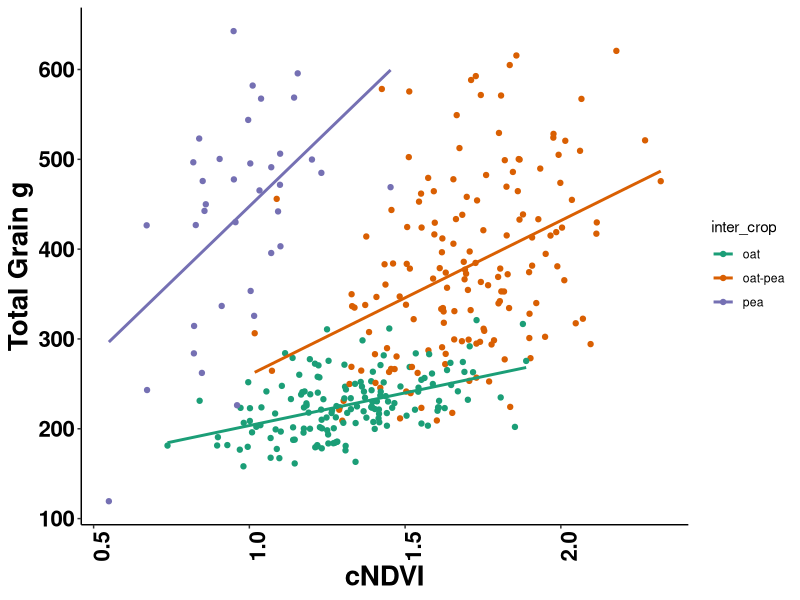
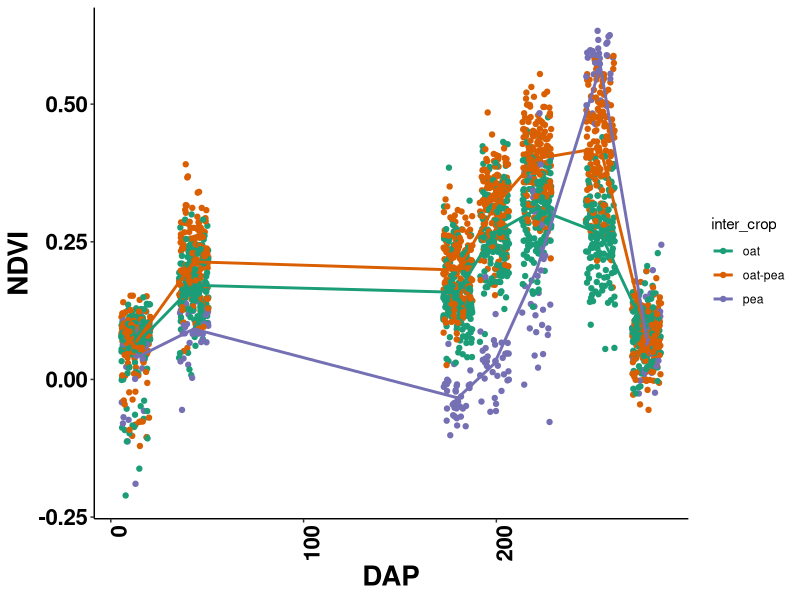
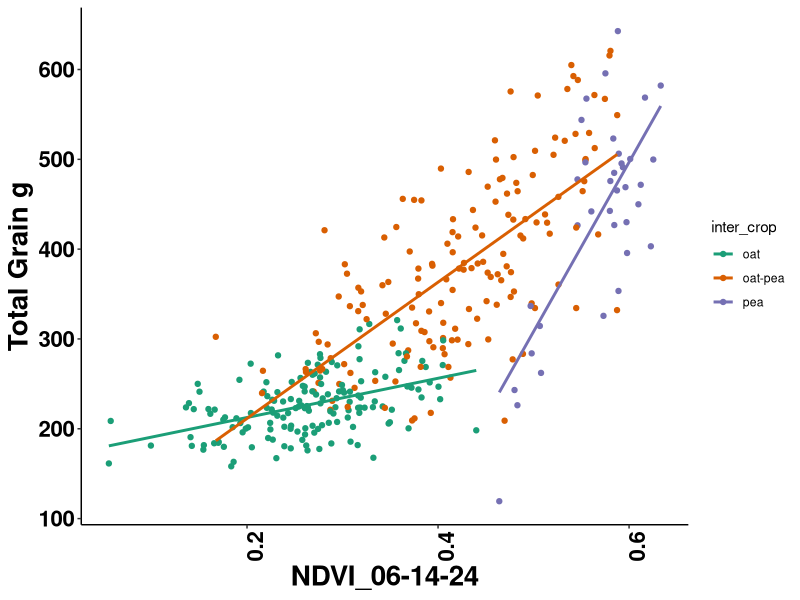
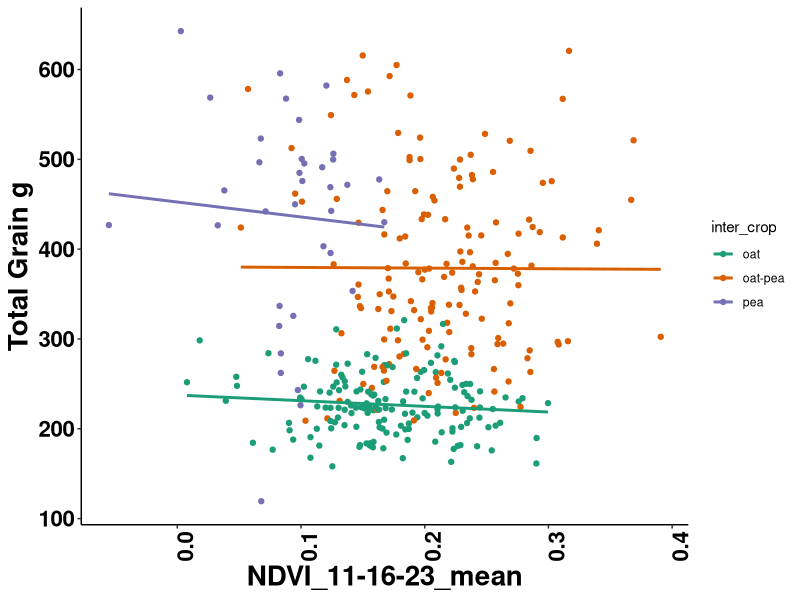
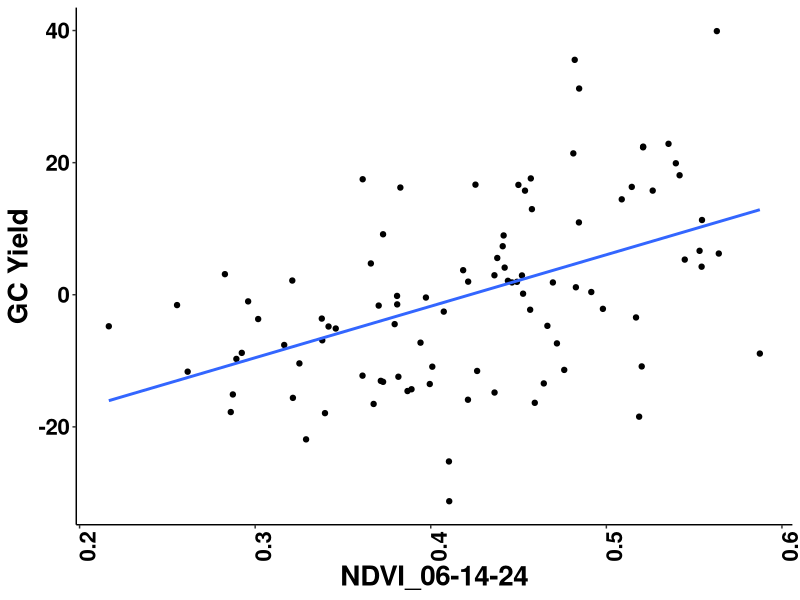
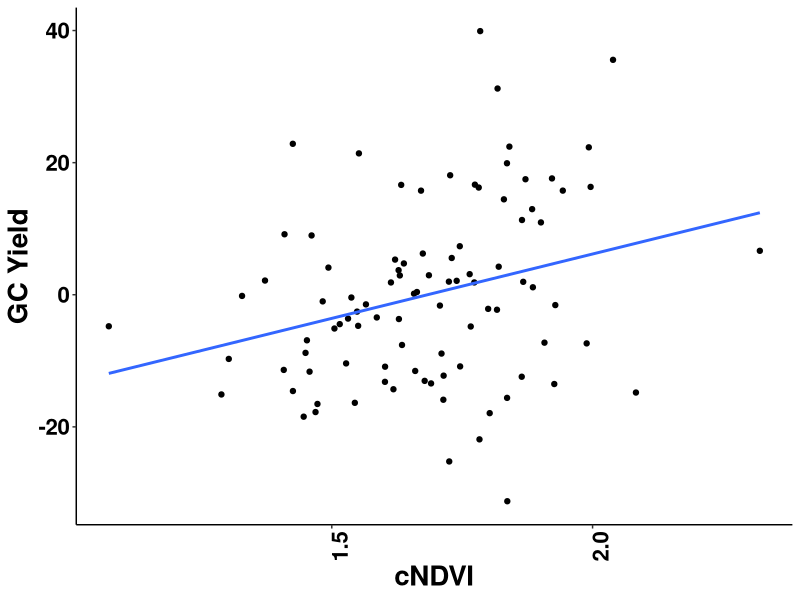
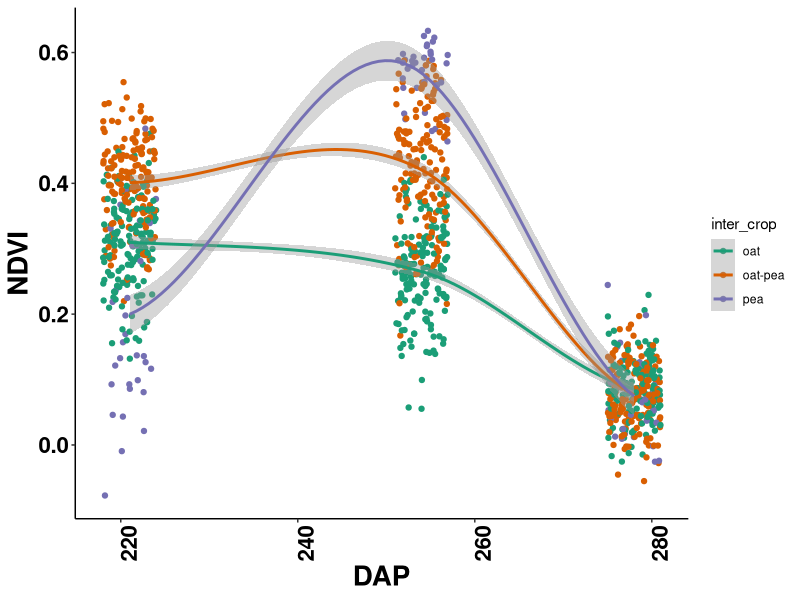
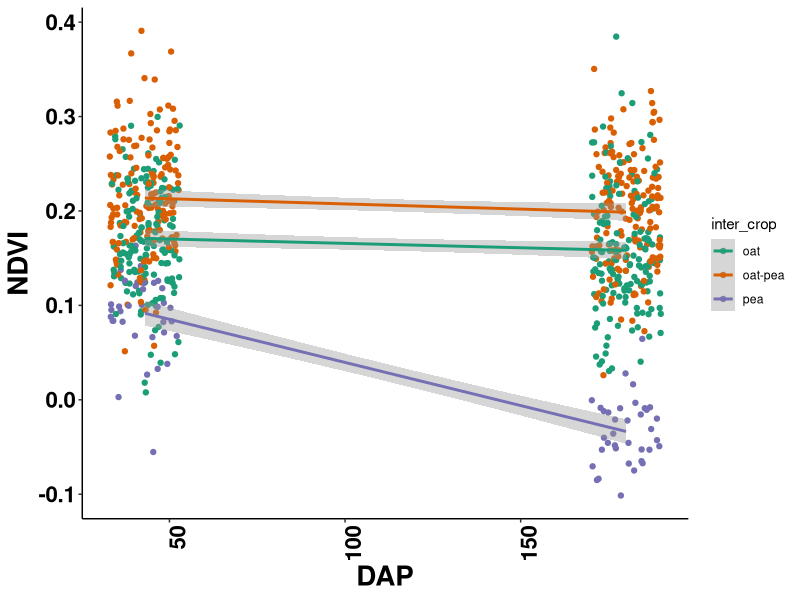

R code for these plots, in order:
## ---- chunk 1
knitr::opts_chunk$set(echo = TRUE,message = FALSE)



## ---- chunk 2
library(readxl)
library(readr)
library(tidyverse)
library(lme4)
library(kableExtra)

## ---- chunk 3
NDVI_10_17_23 <- read_excel("data/NDVI_10-17-23.xlsx")
NDVI_11_16_23 <- read_excel("data/NDVI_11-16-23.xlsx")
NDVI_04_01_24 <- read_excel("data/NDVI_04-01-24.xlsx")
NDVI_04_20_24 <- read_excel("data/NDVI_04-20-24.xlsx")
NDVI_05_12_24 <- read_excel("data/NDVI_05-12-24.xlsx")
NDVI_06_14_24 <- read_excel("data/NDVI_06-14-24.xlsx")
NDVI_07_08_24 <- read_excel("data/NDVI_07-08-24.xlsx")

plot_number_to_plot_boundary <- read_csv("output/plot_number_to_plot_boundary.csv")
## ---- chunk 4
Cornell_WinterOatPeaIntercrop_2024_Ithaca <- read_csv("data/Cornell_WinterOatPeaIntercrop_2024_Ithaca.csv")

Cornell_WinterOatPeaIntercrop_2024_Ithaca_plot_meta <- read_excel("data/Cornell_WinterOatPeaIntercrop_2024_Ithaca_plot_meta.xlsx")
## ---- chunk 5
Cornell_WinterOatPeaIntercrop_2024_Ithaca
## ---- chunk 6
Cornell_WinterOatPeaIntercrop_2024_Ithaca_plot_meta  %>% 
  kable(align = "c") %>% 
  kable_classic(full_width=F,position = "left")%>% 
  scroll_box(width = "900px", height = "300px")
## ---- chunk 7
ndvi <- bind_cols(

NDVI_10_17_23[,1:4],

NDVI_10_17_23[,7],
NDVI_11_16_23[,7],
NDVI_04_01_24[,7],
NDVI_04_20_24[,7],
NDVI_05_12_24[,7],
NDVI_06_14_24[,7],
NDVI_07_08_24[,7]
)

ndvi <- ndvi %>% 
  mutate(pg_id = str_c(prow,"_",pcol,"_",grow,"_",gcol)) %>% 

  left_join(plot_number_to_plot_boundary %>% 
              mutate(pg_id = str_c(prow,"_",pcol,"_",grow,"_",gcol)) %>% 
              select(plot_number,subplot,pg_id)) %>% 
  relocate(plot_number,subplot,pg_id)

## ---- chunk 8

ndvi%>% 
  kable(align = "c") %>% 
  kable_classic(full_width=F,position = "left")%>% 
  scroll_box(width = "900px", height = "300px")

## ---- chunk 9

plot_data <- Cornell_WinterOatPeaIntercrop_2024_Ithaca %>% 
  mutate("plot_name" = if_else(observationLevel == "subplot",str_sub(observationUnitName,end = -11), observationUnitName)) %>% 
  left_join(Cornell_WinterOatPeaIntercrop_2024_Ithaca_plot_meta,join_by(plot_name) ) %>% 
  
  rowwise() %>% 
  mutate(pea_yield = if_else(inter_crop == "pea",
                             sum(`Grain yield - g/m2|CO_350:0000260`,`Pea grain yield - g/m2|COMP:0000049`,na.rm=TRUE),`Pea grain yield - g/m2|COMP:0000049` )) %>% 
  mutate(oat_yield = if_else(inter_crop == "oat",
                             sum(`Grain yield - g/m2|CO_350:0000260`,`Pea grain yield - g/m2|COMP:0000049`,na.rm=TRUE),`Grain yield - g/m2|CO_350:0000260` )) %>% 
  mutate(pea_yield = if_else(inter_crop == "oat", 0 , pea_yield )) %>% 
  mutate(oat_yield = if_else(inter_crop == "pea", 0 , oat_yield )) %>% 
  mutate("total_yield" = oat_yield+pea_yield) %>% 
  
  select(observationLevel,observationUnitDbId,inter_crop ,source,
         replicate,plotNumber,germplasmName, inter_crop,
         oat_yield,
         pea_yield,
         total_yield,
         `Lodging severity - 0-9 Rating|CO_350:0005007`,
         `Freeze damage severity - 0-9 Rating|CO_350:0005001`,
         `Winter survival - percent|CO_350:0000170`) %>% 
  
  filter(observationLevel == "plot") %>% 
  filter(source != "Barley") %>% 
  filter(source != "Martens") 

plot_data
## ---- chunk 10
ndvi_s2 <- ndvi %>% 
  filter(gcol == 2) #for yield, NDVI analysis I'm only using NDVI values from subplot 2 because they represent the actual grain harvested area, and they were never biomass sampled which would be problematic for the cNDVI

cNDVI_plot_data <- plot_data %>% 
  select(plotNumber,germplasmName,replicate,inter_crop,oat_yield,pea_yield,total_yield) %>% 
  left_join(ndvi_s2, by=join_by(plotNumber == plot_number)) %>% 
  mutate(cNDVI = rowSums(across(`NDVI_10-17-23_mean`:`NDVI_07-08-24_mean`)))  
  
cNDVI_plot_data
## ---- chunk 11
cNDVI_plot_data %>% 

 ggplot(aes(cNDVI,total_yield,color=inter_crop))+
  geom_point() +
  geom_smooth(se = FALSE, method = lm)+
  xlab("cNDVI")+
  ylab("Total Grain g")+
  scale_color_brewer(palette="Dark2")+
  theme_classic()+
  theme(axis.text.x=element_text(angle = 90, hjust = 1))+
  theme(axis.text=element_text(size=20), axis.title=element_text(size=20,face="bold"))+
  theme(axis.text.x = element_text(face = "bold", color = "black", size = 16))+
  theme(axis.text.y = element_text(face = "bold", color = "black", size = 16))

## ---- chunk 12

ndvi_s2.1 <- ndvi_s2 %>% 
  filter(gcol == 2) %>% 
  select(plot_number,`NDVI_10-17-23_mean`:`NDVI_07-08-24_mean`)

time_series_plot_data <- plot_data %>% 
  select(plotNumber,germplasmName,replicate,inter_crop,oat_yield,pea_yield,total_yield,`Freeze damage severity - 0-9 Rating|CO_350:0005001`) %>% 
  left_join(ndvi_s2.1, by=join_by(plotNumber == plot_number)) 

dap_names <- c("plotNumber","germplasmName","replicate",
               "inter_crop","oat_yield","pea_yield","total_yield","freeze",
               13,43,180,199,221,254,278)

names = c(colnames(time_series_plot_data))

colnames(time_series_plot_data) <- dap_names



## ---- chunk 13

time_series_plot_data %>% 
  pivot_longer(`13`:`278`, names_to = "dap", values_to = "ndvi" ) %>% 
  mutate(dap = as.numeric(dap)) %>%

 ggplot(aes(dap,ndvi,color=inter_crop))+
  geom_jitter() +
  stat_summary(fun = "mean", geom="line",linewidth=1)+
  xlab("DAP")+
  ylab("NDVI")+
  scale_color_brewer(palette="Dark2")+
  theme_classic()+
  theme(axis.text.x=element_text(angle = 90, hjust = 1))+
  theme(axis.text=element_text(size=20), axis.title=element_text(size=20,face="bold"))+
  theme(axis.text.x = element_text(face = "bold", color = "black", size = 16))+
  theme(axis.text.y = element_text(face = "bold", color = "black", size = 16))







## ---- chunk 14
plot_data %>% 
  select(plotNumber,germplasmName,replicate,inter_crop,oat_yield,pea_yield,total_yield) %>% 
  left_join(ndvi_s2, by=join_by(plotNumber == plot_number)) %>% 
  mutate(cNDVI = rowSums(across(`NDVI_10-17-23_mean`:`NDVI_07-08-24_mean`))) %>% 
  
  ggplot(aes(`NDVI_06-14-24_mean`,total_yield,color=inter_crop))+
  geom_point() +
  geom_smooth(se = FALSE, method = lm)+
  xlab("NDVI_06-14-24")+
  ylab("Total Grain g")+
  scale_color_brewer(palette="Dark2")+
  theme_classic()+
  theme(axis.text.x=element_text(angle = 90, hjust = 1))+
  theme(axis.text=element_text(size=20), axis.title=element_text(size=20,face="bold"))+
  theme(axis.text.x = element_text(face = "bold", color = "black", size = 16))+
  theme(axis.text.y = element_text(face = "bold", color = "black", size = 16))
## ---- chunk 15
plot_data %>% 
  select(plotNumber,germplasmName,replicate,inter_crop,oat_yield,pea_yield,total_yield) %>% 
  left_join(ndvi_s2, by=join_by(plotNumber == plot_number)) %>% 
  mutate(cNDVI = rowSums(across(`NDVI_10-17-23_mean`:`NDVI_07-08-24_mean`))) %>% 
  
  ggplot(aes(`NDVI_11-16-23_mean`,total_yield,color=inter_crop))+
  geom_point() +
  geom_smooth(se = FALSE, method = lm)+
  xlab("NDVI_11-16-23_mean")+
  ylab("Total Grain g")+
  scale_color_brewer(palette="Dark2")+
  theme_classic()+
  theme(axis.text.x=element_text(angle = 90, hjust = 1))+
  theme(axis.text=element_text(size=20), axis.title=element_text(size=20,face="bold"))+
  theme(axis.text.x = element_text(face = "bold", color = "black", size = 16))+
  theme(axis.text.y = element_text(face = "bold", color = "black", size = 16))




## ---- chunk 16

model_data <- plot_data %>% 
  select(plotNumber,germplasmName,replicate,inter_crop,oat_yield,pea_yield,total_yield) %>% 
  left_join(ndvi_s2, by=join_by(plotNumber == plot_number)) %>% 
  mutate(cNDVI = rowSums(across(`NDVI_10-17-23_mean`:`NDVI_07-08-24_mean`)))


model_data <- model_data %>% 
  select(germplasmName,replicate,inter_crop,total_yield,`NDVI_10-17-23_mean`:cNDVI) %>% 
  rename(block = replicate) %>% 
  filter(inter_crop == "oat-pea") # select only oat-pea yields

## ---- chunk 17
model_data%>% 
  kable(align = "c") %>% 
  kable_classic(full_width=F,position = "left")%>% 
  scroll_box(width = "900px", height = "300px")

## ---- chunk 18

yield <- lme4::lmer(total_yield ~ (1|germplasmName) + (1|block),
           data = model_data)


df_trait <- as.data.frame(VarCorr(yield))
vg_trait <- df_trait[df_trait$grp == "germplasmName","vcov"]
ve_trait <- df_trait[df_trait$grp == "Residual", "vcov"]
h2_trait <- vg_trait/(vg_trait + ve_trait/(2))

h2_yield <- h2_trait

h2_yield

## ---- chunk 19

ndvi <- lme4::lmer(`NDVI_06-14-24_mean` ~ (1|germplasmName) + (1|block),
                    data = model_data)

df_trait <- as.data.frame(VarCorr(ndvi))
vg_trait <- df_trait[df_trait$grp == "germplasmName","vcov"]
ve_trait <- df_trait[df_trait$grp == "Residual", "vcov"]

h2_trait <- vg_trait/(vg_trait + ve_trait/(2))

h2_ndvi <- h2_trait

h2_ndvi

## ---- chunk 20
GC_yield <- ranef(yield)$germplasmName

GC_ndvi <- ranef(ndvi)$germplasmName

GC_yield <- GC_yield %>%
  rownames_to_column(var = "germplasmName")%>% 
  rename(GC_yield = "(Intercept)")


GC_ndvi <- GC_ndvi %>% 
  rownames_to_column(var = "germplasmName")%>% 
  rename(GC_ndvi = "(Intercept)")

## ---- chunk 21


model_data %>% 
  select(germplasmName,`NDVI_06-14-24_mean`) %>% 
  group_by(germplasmName) %>% 
  summarise(mean_ndvi = mean(`NDVI_06-14-24_mean`)) %>% 
  left_join(GC_yield) %>% 
    ggplot(aes(mean_ndvi,GC_yield))+
    geom_point() +
    geom_smooth(se = FALSE, method = lm)+
    xlab("NDVI_06-14-24")+
    ylab("GC Yield")+
    scale_color_brewer(palette="Dark2")+
    theme_classic()+
    theme(axis.text.x=element_text(angle = 90, hjust = 1))+
    theme(axis.text=element_text(size=20), axis.title=element_text(size=20,face="bold"))+
    theme(axis.text.x = element_text(face = "bold", color = "black", size = 16))+
    theme(axis.text.y = element_text(face = "bold", color = "black", size = 16))

## ---- chunk 22


model_data %>% 
  select(germplasmName,`cNDVI`) %>% 
  group_by(germplasmName) %>% 
  summarise(mean_ndvi = mean(`cNDVI`)) %>% 
  left_join(GC_yield) %>% 
    ggplot(aes(mean_ndvi,GC_yield))+
    geom_point() +
    geom_smooth(se = FALSE, method = lm)+
    xlab("cNDVI")+
    ylab("GC Yield")+
    scale_color_brewer(palette="Dark2")+
    theme_classic()+
    theme(axis.text.x=element_text(angle = 90, hjust = 1))+
    theme(axis.text=element_text(size=20), axis.title=element_text(size=20,face="bold"))+
    theme(axis.text.x = element_text(face = "bold", color = "black", size = 16))+
    theme(axis.text.y = element_text(face = "bold", color = "black", size = 16))

## ---- chunk 23

time_series_plot_data %>% 
  pivot_longer(`13`:`278`, names_to = "dap", values_to = "ndvi" ) %>% 
  mutate(dap = as.numeric(dap)) %>% 
  filter(dap == 221| dap == 254| dap == 278) %>% 
  ggplot(aes(dap,ndvi,color=inter_crop))+
  geom_jitter(width = 3) +
  geom_smooth(se = TRUE)+
  xlab("DAP")+
  ylab("NDVI")+
  scale_color_brewer(palette="Dark2")+
  theme_classic()+
  theme(axis.text.x=element_text(angle = 90, hjust = 1))+
  theme(axis.text=element_text(size=20), axis.title=element_text(size=20,face="bold"))+
  theme(axis.text.x = element_text(face = "bold", color = "black", size = 16))+
  theme(axis.text.y = element_text(face = "bold", color = "black", size = 16))




## ---- chunk 24
time_series_plot_data %>% 
  pivot_longer(`13`:`278`, names_to = "dap", values_to = "ndvi" ) %>% 
  mutate(dap = as.numeric(dap)) %>% 
  filter(dap == 43| dap == 180) %>% 
  ggplot(aes(dap,ndvi,color=inter_crop))+
  geom_jitter(width = 10) +
  geom_smooth(se = TRUE, method = lm)+
  xlab("DAP")+
  ylab("NDVI")+
  scale_color_brewer(palette="Dark2")+
  theme_classic()+
  theme(axis.text.x=element_text(angle = 90, hjust = 1))+
  theme(axis.text=element_text(size=20), axis.title=element_text(size=20,face="bold"))+
  theme(axis.text.x = element_text(face = "bold", color = "black", size = 16))+
  theme(axis.text.y = element_text(face = "bold", color = "black", size = 16))
## ---- chunk 25

time_series_plot_data %>% 
  mutate(winter_change = `180` - `43`) %>% 
  filter(inter_crop == "oat-pea") %>% 
  ggplot(aes(germplasmName,winter_change))+
  geom_boxplot()+
  xlab("Accession")+
  ylab("NDVI Winter Change")+
  scale_color_brewer(palette="Dark2")+
  theme_classic()+
  theme(axis.text.x=element_text(angle = 90, hjust = 1))+
  theme(axis.text=element_text(size=20), axis.title=element_text(size=20,face="bold"))+
  theme(axis.text.x = element_text( color = "black", size = 8))+
  theme(axis.text.y = element_text(face = "bold", color = "black", size = 16))


## ---- chunk 26

## why are there warnings
time_series_plot_data %>%   
    left_join(plot_data, by = "plotNumber") %>% 
  mutate(winter_change = `180` - `43`) %>% 
  filter(inter_crop.x == "oat") %>% 
  mutate(freeze_damage = `Freeze damage severity - 0-9 Rating|CO_350:0005001`) %>% 
  ggplot(aes(`Freeze damage severity - 0-9 Rating|CO_350:0005001`, winter_change))+
    geom_point()+
  geom_smooth()+
  ylab("NDVI Winter Change")+
  scale_color_brewer(palette="Dark2")+
  theme_classic()+
  theme(axis.text.x=element_text(angle = 90, hjust = 1))+
  theme(axis.text=element_text(size=20), axis.title=element_text(size=20,face="bold"))+
  theme(axis.text.x = element_text( color = "black", size = 16))+
  theme(axis.text.y = element_text(face = "bold", color = "black", size = 16))



## ---- chunk 27

rep_geno_2 <- time_series_plot_data %>%   
  left_join(plot_data, by = "plotNumber") %>% 
  mutate(winter_change = `180` - `43`) %>% 
  filter(inter_crop.x == "oat") %>% 
  select(germplasmName.x, winter_change, replicate.x) %>% 
  group_by(germplasmName.x) %>% 
  count() %>% 
  filter(n == 2)

h2_data <- time_series_plot_data %>%   
  left_join(plot_data, by = "plotNumber") %>% 
  mutate(winter_change = `180` - `43`) %>% 
  filter(inter_crop.x == "oat") %>% 
  select(germplasmName.x, winter_change, replicate.x,freeze) %>% 
  filter(germplasmName.x %in% c(rep_geno_2$germplasmName.x)) %>% 
  rename(germplasmName = germplasmName.x) %>% 
  rename(block = replicate.x)

## ---- chunk 28

h2_data %>% 
  kable(align = "c") %>% 
  kable_classic(full_width=F,position = "left")%>% 
  scroll_box(width = "900px", height = "300px")


## ---- chunk 29

lm_trait <- lme4::lmer(winter_change ~ (1|germplasmName) + (1|block),
                       data = h2_data)

df_trait <- as.data.frame(VarCorr(lm_trait))
vg_trait <- df_trait[df_trait$grp == "germplasmName","vcov"]
ve_trait <- df_trait[df_trait$grp == "Residual", "vcov"]

h2_trait <- vg_trait/(vg_trait + ve_trait/(2))

h2_ndvi_winter_change  <- h2_trait




lm_trait <- lme4::lmer(freeze ~ (1|germplasmName) + (1|block),
                       data = h2_data)

df_trait <- as.data.frame(VarCorr(lm_trait))
vg_trait <- df_trait[df_trait$grp == "germplasmName","vcov"]
ve_trait <- df_trait[df_trait$grp == "Residual", "vcov"]

h2_trait <- vg_trait/(vg_trait + ve_trait/(2))

h2_freeze_damage <- h2_trait


## ---- chunk 30

h2_ndvi_winter_change
h2_freeze_damage
